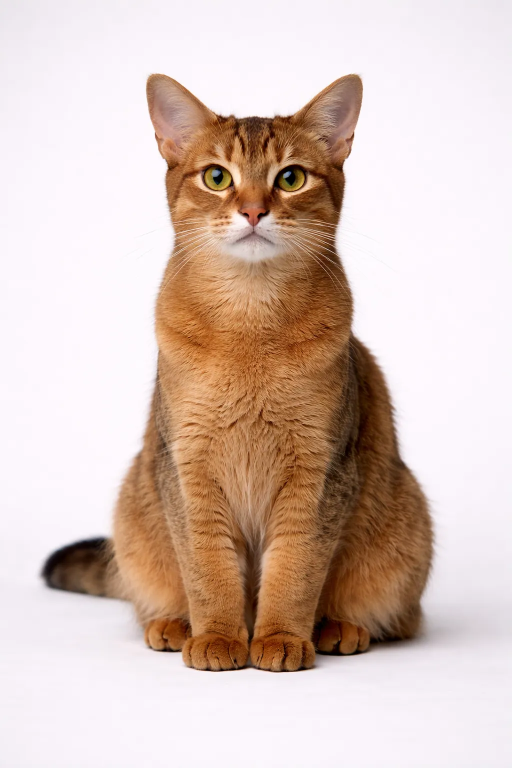
#> input picture images/breeds/abyssinian.webp, 1024 x 1536 px, found by its file name (shown at 1/2 size); its folder holds only this picture in this run
$ python crop_heads.py
#> lines starting #> are read from the running program, lines starting #| are printed output that depends on the picture
#!/usr/bin/env python3
"""Crop cat breed images to head shots (top-center square crop)"""

from PIL import Image
import os

INPUT_DIR = "/Users/juhaporraskorpi/clawd/catfinder.app/images/breeds"
OUTPUT_DIR = "/Users/juhaporraskorpi/clawd/catfinder.app/images/heads"

os.makedirs(OUTPUT_DIR, exist_ok=True)

count = 0
for img_file in sorted(os.listdir(INPUT_DIR)):
    if not img_file.endswith(('.webp', '.png', '.jpg', '.jpeg')):
        continue

    img_path = os.path.join(INPUT_DIR, img_file)
    img = Image.open(img_path)
#> img is the input picture: PIL image 1024x1536 RGB; mean R, G, B 215.2, 194.2, 184.8
    w, h = img.size
#> w = 1024; h = 1536

    # Square crop from top-center (captures head)
    # Use 70% of width as the crop size, focused on top
    size = int(min(w, h * 0.75))
#> size = 1024
    left = (w - size) // 2
#> left = 0
    top = 0

    img_cropped = img.crop((left, top, left + size, top + size))
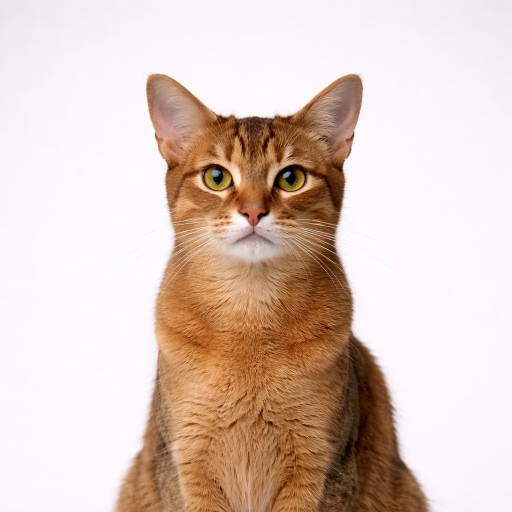
#> img_cropped: PIL image 1024x1024 RGB (shown at 1/2 size); mean R, G, B 220.1, 199.5, 190.4

    # Resize to consistent 400x400
    img_cropped = img_cropped.resize((400, 400), Image.LANCZOS)
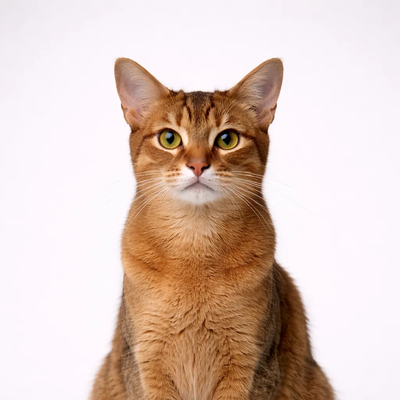
#> img_cropped: PIL image 400x400 RGB; mean R, G, B 220.1, 199.5, 190.4

    # Save as webp for consistency
    base_name = os.path.splitext(img_file)[0]
    output_path = os.path.join(OUTPUT_DIR, f"{base_name}.webp")
    img_cropped.save(output_path, 'WEBP', quality=85)
    print(f"✓ {base_name}.webp")
    count += 1

print(f"\nDone! Cropped {count} images to {OUTPUT_DIR}/")

$ run again, on images/breeds/american-wirehair.webp
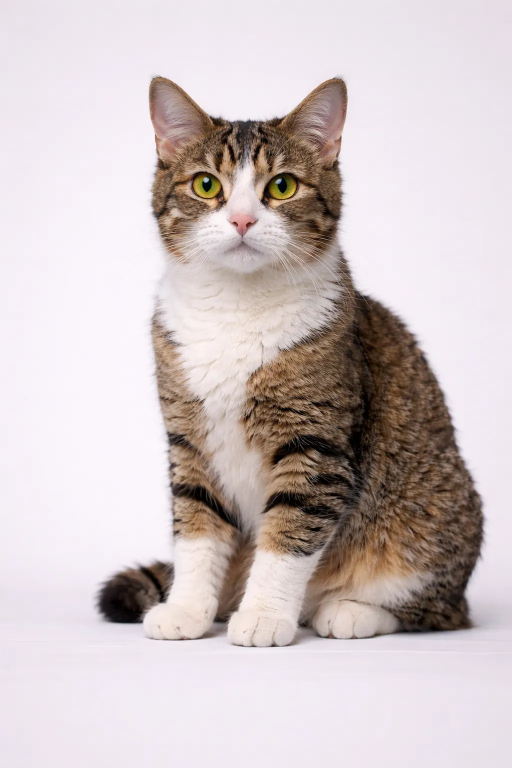
#> input picture images/breeds/american-wirehair.webp, 1024 x 1536 px, found by its file name (shown at 1/2 size)
#> img is the input picture: PIL image 1024x1536 RGB; mean R, G, B 206.3, 194.8, 195.3
#> `img_cropped = img.crop((left, top, left + size, top + size))`:
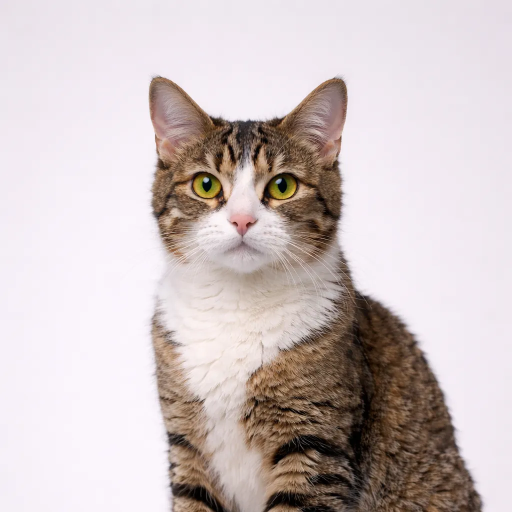
#> img_cropped: PIL image 1024x1024 RGB (shown at 1/2 size); mean R, G, B 205.2, 193.6, 193.4
#> `img_cropped = img_cropped.resize((400, 400), Image.LANCZOS)`:
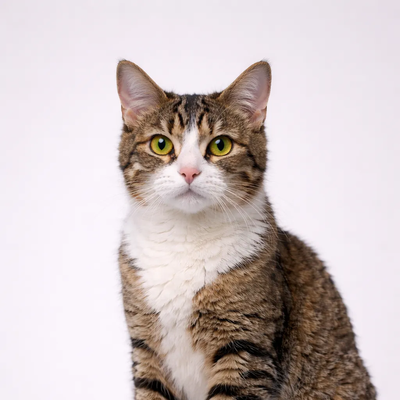
#> img_cropped: PIL image 400x400 RGB; mean R, G, B 205.2, 193.6, 193.4
